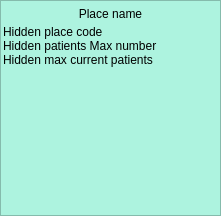
<?xml version="1.0" encoding="UTF-8"?>
<ui version="4.0">
 <class>Box</class>
 <widget class="QWidget" name="Box">
  <property name="geometry">
   <rect>
    <x>0</x>
    <y>0</y>
    <width>221</width>
    <height>216</height>
   </rect>
  </property>
  <property name="palette">
   <palette>
    <active>
     <colorrole role="Base">
      <brush brushstyle="SolidPattern">
       <color alpha="255">
        <red>255</red>
        <green>255</green>
        <blue>255</blue>
       </color>
      </brush>
     </colorrole>
     <colorrole role="Window">
      <brush brushstyle="SolidPattern">
       <color alpha="255">
        <red>173</red>
        <green>243</green>
        <blue>223</blue>
       </color>
      </brush>
     </colorrole>
    </active>
    <inactive>
     <colorrole role="Base">
      <brush brushstyle="SolidPattern">
       <color alpha="255">
        <red>255</red>
        <green>255</green>
        <blue>255</blue>
       </color>
      </brush>
     </colorrole>
     <colorrole role="Window">
      <brush brushstyle="SolidPattern">
       <color alpha="255">
        <red>173</red>
        <green>243</green>
        <blue>223</blue>
       </color>
      </brush>
     </colorrole>
    </inactive>
    <disabled>
     <colorrole role="Base">
      <brush brushstyle="SolidPattern">
       <color alpha="255">
        <red>173</red>
        <green>243</green>
        <blue>223</blue>
       </color>
      </brush>
     </colorrole>
     <colorrole role="Window">
      <brush brushstyle="SolidPattern">
       <color alpha="255">
        <red>173</red>
        <green>243</green>
        <blue>223</blue>
       </color>
      </brush>
     </colorrole>
    </disabled>
   </palette>
  </property>
  <property name="windowTitle">
   <string>Form</string>
  </property>
  <layout class="QGridLayout" name="gridLayout">
   <property name="margin">
    <number>0</number>
   </property>
   <property name="spacing">
    <number>0</number>
   </property>
   <item row="0" column="0">
    <widget class="QScrollArea" name="scrollArea_Box">
     <property name="widgetResizable">
      <bool>true</bool>
     </property>
     <widget class="QWidget" name="scrollAreaWidgetContents_box">
      <property name="geometry">
       <rect>
        <x>0</x>
        <y>0</y>
        <width>218</width>
        <height>197</height>
       </rect>
      </property>
      <layout class="QGridLayout" name="gridLayout_2">
       <property name="margin">
        <number>2</number>
       </property>
       <property name="spacing">
        <number>2</number>
       </property>
       <item row="0" column="0">
        <layout class="QVBoxLayout" name="verticalLayout_box">
         <property name="spacing">
          <number>0</number>
         </property>
         <item>
          <layout class="QVBoxLayout" name="verticalLayout_haut">
           <property name="spacing">
            <number>0</number>
           </property>
           <item>
            <layout class="QHBoxLayout" name="horizontalLayout_NomBox">
             <item>
              <widget class="QPushButton" name="pushButton_NomBox">
               <property name="text">
                <string>Place name</string>
               </property>
               <property name="flat">
                <bool>true</bool>
               </property>
              </widget>
             </item>
            </layout>
           </item>
           <item>
            <widget class="QLabel" name="label_BoxEnCours">
             <property name="text">
              <string>Hidden place code</string>
             </property>
            </widget>
           </item>
           <item>
            <widget class="QLabel" name="label_Nb_Patients_Maxi">
             <property name="text">
              <string>Hidden patients Max number</string>
             </property>
            </widget>
           </item>
           <item>
            <widget class="QLabel" name="label_Nb_Patients_dans_Box">
             <property name="text">
              <string>Hidden max current patients</string>
             </property>
            </widget>
           </item>
          </layout>
         </item>
         <item>
          <layout class="QVBoxLayout" name="verticalLayout_patients"/>
         </item>
         <item>
          <spacer name="verticalSpacer_2">
           <property name="orientation">
            <enum>Qt::Vertical</enum>
           </property>
           <property name="sizeHint" stdset="0">
            <size>
             <width>20</width>
             <height>40</height>
            </size>
           </property>
          </spacer>
         </item>
        </layout>
       </item>
      </layout>
     </widget>
    </widget>
   </item>
  </layout>
 </widget>
 <resources/>
 <connections/>
</ui>
